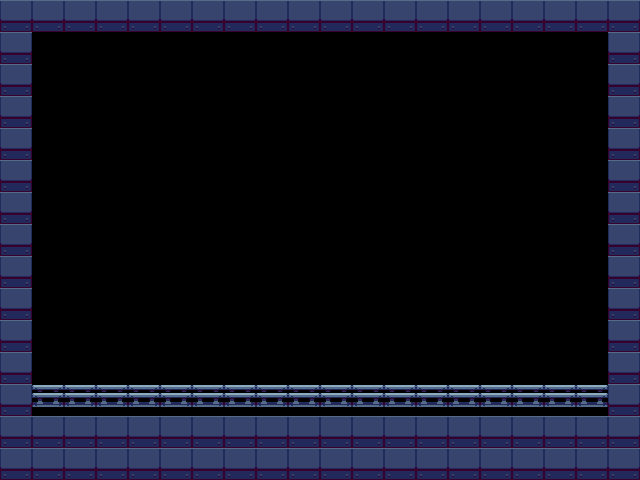

A 2D game scene composited from a Tiled map and its tileset images. What follows is a short description and the map's XML, with every tile layer's data as written:
An orthogonal 20x15 tile map with 32x32 px tiles, 1 tile layer (blocks) and 6 objects (2x gate, player_spawn, screw_flathead, screw_phillips, enemy_spawn).

<map version="1.10" tiledversion="1.11.2" orientation="orthogonal" renderorder="right-down" width="20" height="15" tilewidth="32" tileheight="32" infinite="0" nextlayerid="4" nextobjectid="15">
 <tileset firstgid="1" source="../assets/fulltile.tsx" />
 <objectgroup id="2" name="spawns">
  <object id="1" type="player_spawn" x="96" y="384" />
  <object id="2" type="screw_flathead" x="304.74" y="360.727" />
  <object id="3" type="gate" x="288" y="320" width="32" height="96">
   <properties>
    <property name="target_screw_x" type="float" value="304.74" />
    <property name="target_screw_y" type="float" value="360.73" />
   </properties>
  </object>
  <object id="4" type="screw_phillips" x="218.028" y="311.81" />
  <object id="5" type="gate" x="400" y="256" width="48" height="128">
   <properties>
    <property name="target_screw_x" type="float" value="560" />
    <property name="target_screw_y" type="float" value="128" />
   </properties>
  </object>
  <object id="6" type="enemy_spawn" x="500" y="384" />
 </objectgroup>
 <layer id="1" name="blocks" width="20" height="15">
  <data encoding="csv">
5,5,5,5,5,5,5,5,5,5,5,5,5,5,5,5,5,5,5,5,
5,0,0,0,0,0,0,0,0,0,0,0,0,0,0,0,0,0,0,5,
5,0,0,0,0,0,0,0,0,0,0,0,0,0,0,0,0,0,0,5,
5,0,0,0,0,0,0,0,0,0,0,0,0,0,0,0,0,0,0,5,
5,0,0,0,0,0,0,0,0,0,0,0,0,0,0,0,0,0,0,5,
5,0,0,0,0,0,0,0,0,0,0,0,0,0,0,0,0,0,0,5,
5,0,0,0,0,0,0,0,0,0,0,0,0,0,0,0,0,0,0,5,
5,0,0,0,0,0,0,0,0,0,0,0,0,0,0,0,0,0,0,5,
5,0,0,0,0,0,0,0,0,0,0,0,0,0,0,0,0,0,0,5,
5,0,0,0,0,0,0,0,0,0,0,0,0,0,0,0,0,0,0,5,
5,0,0,0,0,0,0,0,0,0,0,0,0,0,0,0,0,0,0,5,
5,0,0,0,0,0,0,0,0,0,0,0,0,0,0,0,0,0,0,5,
5,18,18,18,18,18,18,18,18,18,18,18,18,18,18,18,18,18,18,5,
5,5,5,5,5,5,5,5,5,5,5,5,5,5,5,5,5,5,5,5,
5,5,5,5,5,5,5,5,5,5,5,5,5,5,5,5,5,5,5,5
</data>
 </layer>
</map>